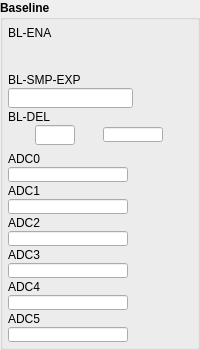
         <widget class="QGroupBox" name="groupBox_7">
          <property name="sizePolicy">
           <sizepolicy hsizetype="Fixed" vsizetype="Fixed">
            <horstretch>0</horstretch>
            <verstretch>0</verstretch>
           </sizepolicy>
          </property>
          <property name="minimumSize">
           <size>
            <width>0</width>
            <height>0</height>
           </size>
          </property>
          <property name="font">
           <font>
            <weight>75</weight>
            <bold>true</bold>
           </font>
          </property>
          <property name="title">
           <string>Baseline</string>
          </property>
          <layout class="QVBoxLayout" name="verticalLayout_9">
           <property name="spacing">
            <number>1</number>
           </property>
           <property name="margin">
            <number>5</number>
           </property>
           <item>
            <widget class="QLabel" name="label_33">
             <property name="sizePolicy">
              <sizepolicy hsizetype="Preferred" vsizetype="Fixed">
               <horstretch>0</horstretch>
               <verstretch>0</verstretch>
              </sizepolicy>
             </property>
             <property name="minimumSize">
              <size>
               <width>0</width>
               <height>15</height>
              </size>
             </property>
             <property name="font">
              <font>
               <weight>50</weight>
               <bold>false</bold>
              </font>
             </property>
             <property name="text">
              <string>BL-ENA</string>
             </property>
             <property name="alignment">
              <set>Qt::AlignLeading|Qt::AlignLeft|Qt::AlignVCenter</set>
             </property>
            </widget>
           </item>
           <item>
            <widget class="caChoice" name="caChoice_1">
             <property name="sizePolicy">
              <sizepolicy hsizetype="Fixed" vsizetype="Fixed">
               <horstretch>0</horstretch>
               <verstretch>0</verstretch>
              </sizepolicy>
             </property>
             <property name="minimumSize">
              <size>
               <width>120</width>
               <height>30</height>
              </size>
             </property>
             <property name="maximumSize">
              <size>
               <width>120</width>
               <height>30</height>
              </size>
             </property>
             <property name="channel" stdset="0">
              <string>$(DEV):BL-ENA</string>
             </property>
             <property name="foreground">
              <color>
               <red>0</red>
               <green>0</green>
               <blue>0</blue>
              </color>
             </property>
             <property name="background">
              <color>
               <red>187</red>
               <green>193</green>
               <blue>135</blue>
              </color>
             </property>
             <property name="colorMode">
              <enum>caChoice::Static</enum>
             </property>
             <property name="endBit">
              <number>1</number>
             </property>
            </widget>
           </item>
           <item>
            <widget class="QLabel" name="label_34">
             <property name="sizePolicy">
              <sizepolicy hsizetype="Preferred" vsizetype="Fixed">
               <horstretch>0</horstretch>
               <verstretch>0</verstretch>
              </sizepolicy>
             </property>
             <property name="minimumSize">
              <size>
               <width>0</width>
               <height>15</height>
              </size>
             </property>
             <property name="font">
              <font>
               <weight>50</weight>
               <bold>false</bold>
              </font>
             </property>
             <property name="text">
              <string>BL-SMP-EXP</string>
             </property>
             <property name="alignment">
              <set>Qt::AlignLeading|Qt::AlignLeft|Qt::AlignVCenter</set>
             </property>
            </widget>
           </item>
           <item>
            <widget class="caTextEntry" name="caTextEntry_1">
             <property name="sizePolicy">
              <sizepolicy hsizetype="Fixed" vsizetype="Fixed">
               <horstretch>0</horstretch>
               <verstretch>0</verstretch>
              </sizepolicy>
             </property>
             <property name="minimumSize">
              <size>
               <width>120</width>
               <height>20</height>
              </size>
             </property>
             <property name="maximumSize">
              <size>
               <width>16777215</width>
               <height>20</height>
              </size>
             </property>
             <property name="alignment">
              <set>Qt::AlignRight|Qt::AlignTrailing|Qt::AlignVCenter</set>
             </property>
             <property name="channel" stdset="0">
              <string>$(DEV):BL-SMP-EXP</string>
             </property>
             <property name="foreground">
              <color>
               <red>0</red>
               <green>0</green>
               <blue>0</blue>
              </color>
             </property>
             <property name="background">
              <color>
               <red>187</red>
               <green>187</green>
               <blue>187</blue>
              </color>
             </property>
             <property name="colorMode">
              <enum>caLineEdit::Static</enum>
             </property>
             <property name="precisionMode">
              <enum>caLineEdit::Channel</enum>
             </property>
             <property name="limitsMode">
              <enum>caLineEdit::Channel</enum>
             </property>
             <property name="maxValue">
              <double>1.000000000000000</double>
             </property>
             <property name="minValue">
              <double>0.000000000000000</double>
             </property>
             <property name="fontScaleMode">
              <enum>caLineEdit::Height</enum>
             </property>
             <property name="formatType">
              <enum>caLineEdit::decimal</enum>
             </property>
            </widget>
           </item>
           <item>
            <widget class="QLabel" name="label_35">
             <property name="sizePolicy">
              <sizepolicy hsizetype="Preferred" vsizetype="Fixed">
               <horstretch>0</horstretch>
               <verstretch>0</verstretch>
              </sizepolicy>
             </property>
             <property name="minimumSize">
              <size>
               <width>0</width>
               <height>15</height>
              </size>
             </property>
             <property name="font">
              <font>
               <weight>50</weight>
               <bold>false</bold>
              </font>
             </property>
             <property name="text">
              <string>BL-DEL</string>
             </property>
             <property name="alignment">
              <set>Qt::AlignLeading|Qt::AlignLeft|Qt::AlignVCenter</set>
             </property>
            </widget>
           </item>
           <item>
            <layout class="QHBoxLayout" name="horizontalLayout_11">
             <property name="leftMargin">
              <number>0</number>
             </property>
             <property name="topMargin">
              <number>0</number>
             </property>
             <item>
              <widget class="caTextEntry" name="caTextEntry_2">
               <property name="sizePolicy">
                <sizepolicy hsizetype="Fixed" vsizetype="Fixed">
                 <horstretch>0</horstretch>
                 <verstretch>0</verstretch>
                </sizepolicy>
               </property>
               <property name="minimumSize">
                <size>
                 <width>40</width>
                 <height>20</height>
                </size>
               </property>
               <property name="maximumSize">
                <size>
                 <width>40</width>
                 <height>20</height>
                </size>
               </property>
               <property name="alignment">
                <set>Qt::AlignRight|Qt::AlignTrailing|Qt::AlignVCenter</set>
               </property>
               <property name="channel" stdset="0">
                <string>$(DEV):BL-DEL</string>
               </property>
               <property name="foreground">
                <color>
                 <red>0</red>
                 <green>0</green>
                 <blue>0</blue>
                </color>
               </property>
               <property name="background">
                <color>
                 <red>187</red>
                 <green>187</green>
                 <blue>187</blue>
                </color>
               </property>
               <property name="colorMode">
                <enum>caLineEdit::Static</enum>
               </property>
               <property name="precisionMode">
                <enum>caLineEdit::Channel</enum>
               </property>
               <property name="limitsMode">
                <enum>caLineEdit::Channel</enum>
               </property>
               <property name="maxValue">
                <double>1.000000000000000</double>
               </property>
               <property name="minValue">
                <double>0.000000000000000</double>
               </property>
               <property name="fontScaleMode">
                <enum>caLineEdit::Height</enum>
               </property>
               <property name="formatType">
                <enum>caLineEdit::decimal</enum>
               </property>
              </widget>
             </item>
             <item>
              <widget class="caLineEdit" name="caLineEdit_12">
               <property name="minimumSize">
                <size>
                 <width>35</width>
                 <height>15</height>
                </size>
               </property>
               <property name="maximumSize">
                <size>
                 <width>60</width>
                 <height>15</height>
                </size>
               </property>
               <property name="alignment">
                <set>Qt::AlignAbsolute|Qt::AlignLeading|Qt::AlignLeft|Qt::AlignVCenter</set>
               </property>
               <property name="channel" stdset="0">
                <string>$(DEV):BL-DEL.EGU</string>
               </property>
               <property name="foreground">
                <color>
                 <red>0</red>
                 <green>0</green>
                 <blue>0</blue>
                </color>
               </property>
               <property name="background">
                <color>
                 <red>187</red>
                 <green>187</green>
                 <blue>187</blue>
                </color>
               </property>
               <property name="colorMode">
                <enum>caLineEdit::Static</enum>
               </property>
               <property name="precisionMode">
                <enum>caLineEdit::Channel</enum>
               </property>
               <property name="limitsMode">
                <enum>caLineEdit::Channel</enum>
               </property>
               <property name="maxValue">
                <double>1.000000000000000</double>
               </property>
               <property name="minValue">
                <double>0.000000000000000</double>
               </property>
               <property name="fontScaleMode">
                <enum>caLineEdit::Height</enum>
               </property>
               <property name="formatType">
                <enum>caLineEdit::decimal</enum>
               </property>
              </widget>
             </item>
            </layout>
           </item>
           <item>
            <spacer name="verticalSpacer_10">
             <property name="orientation">
              <enum>Qt::Vertical</enum>
             </property>
             <property name="sizeType">
              <enum>QSizePolicy::Fixed</enum>
             </property>
             <property name="sizeHint" stdset="0">
              <size>
               <width>120</width>
               <height>5</height>
              </size>
             </property>
            </spacer>
           </item>
           <item>
            <widget class="QLabel" name="label_36">
             <property name="sizePolicy">
              <sizepolicy hsizetype="Preferred" vsizetype="Fixed">
               <horstretch>0</horstretch>
               <verstretch>0</verstretch>
              </sizepolicy>
             </property>
             <property name="minimumSize">
              <size>
               <width>0</width>
               <height>15</height>
              </size>
             </property>
             <property name="font">
              <font>
               <weight>50</weight>
               <bold>false</bold>
              </font>
             </property>
             <property name="text">
              <string>ADC0</string>
             </property>
             <property name="alignment">
              <set>Qt::AlignLeading|Qt::AlignLeft|Qt::AlignVCenter</set>
             </property>
            </widget>
           </item>
           <item>
            <widget class="caLineEdit" name="caLineEdit_0">
             <property name="sizePolicy">
              <sizepolicy hsizetype="Fixed" vsizetype="Fixed">
               <horstretch>0</horstretch>
               <verstretch>0</verstretch>
              </sizepolicy>
             </property>
             <property name="minimumSize">
              <size>
               <width>120</width>
               <height>15</height>
              </size>
             </property>
             <property name="maximumSize">
              <size>
               <width>120</width>
               <height>15</height>
              </size>
             </property>
             <property name="alignment">
              <set>Qt::AlignAbsolute|Qt::AlignRight|Qt::AlignTrailing|Qt::AlignVCenter</set>
             </property>
             <property name="channel" stdset="0">
              <string>$(DEV):ADC0-BL</string>
             </property>
             <property name="foreground">
              <color>
               <red>253</red>
               <green>0</green>
               <blue>0</blue>
              </color>
             </property>
             <property name="background">
              <color>
               <red>187</red>
               <green>187</green>
               <blue>187</blue>
              </color>
             </property>
             <property name="colorMode">
              <enum>caLineEdit::Static</enum>
             </property>
             <property name="precisionMode">
              <enum>caLineEdit::Channel</enum>
             </property>
             <property name="limitsMode">
              <enum>caLineEdit::Channel</enum>
             </property>
             <property name="maxValue">
              <double>1.000000000000000</double>
             </property>
             <property name="minValue">
              <double>0.000000000000000</double>
             </property>
             <property name="fontScaleMode">
              <enum>caLineEdit::WidthAndHeight</enum>
             </property>
             <property name="formatType">
              <enum>caLineEdit::decimal</enum>
             </property>
            </widget>
           </item>
           <item>
            <widget class="QLabel" name="label_37">
             <property name="sizePolicy">
              <sizepolicy hsizetype="Preferred" vsizetype="Fixed">
               <horstretch>0</horstretch>
               <verstretch>0</verstretch>
              </sizepolicy>
             </property>
             <property name="minimumSize">
              <size>
               <width>0</width>
               <height>15</height>
              </size>
             </property>
             <property name="font">
              <font>
               <weight>50</weight>
               <bold>false</bold>
              </font>
             </property>
             <property name="text">
              <string>ADC1</string>
             </property>
             <property name="alignment">
              <set>Qt::AlignLeading|Qt::AlignLeft|Qt::AlignVCenter</set>
             </property>
            </widget>
           </item>
           <item>
            <widget class="caLineEdit" name="caLineEdit_1">
             <property name="sizePolicy">
              <sizepolicy hsizetype="Fixed" vsizetype="Fixed">
               <horstretch>0</horstretch>
               <verstretch>0</verstretch>
              </sizepolicy>
             </property>
             <property name="minimumSize">
              <size>
               <width>120</width>
               <height>15</height>
              </size>
             </property>
             <property name="maximumSize">
              <size>
               <width>120</width>
               <height>15</height>
              </size>
             </property>
             <property name="alignment">
              <set>Qt::AlignAbsolute|Qt::AlignRight|Qt::AlignTrailing|Qt::AlignVCenter</set>
             </property>
             <property name="channel" stdset="0">
              <string>$(DEV):ADC1-BL</string>
             </property>
             <property name="foreground">
              <color>
               <red>160</red>
               <green>18</green>
               <blue>7</blue>
              </color>
             </property>
             <property name="background">
              <color>
               <red>187</red>
               <green>187</green>
               <blue>187</blue>
              </color>
             </property>
             <property name="colorMode">
              <enum>caLineEdit::Static</enum>
             </property>
             <property name="precisionMode">
              <enum>caLineEdit::Channel</enum>
             </property>
             <property name="limitsMode">
              <enum>caLineEdit::Channel</enum>
             </property>
             <property name="maxValue">
              <double>1.000000000000000</double>
             </property>
             <property name="minValue">
              <double>0.000000000000000</double>
             </property>
             <property name="fontScaleMode">
              <enum>caLineEdit::WidthAndHeight</enum>
             </property>
             <property name="formatType">
              <enum>caLineEdit::decimal</enum>
             </property>
            </widget>
           </item>
           <item>
            <widget class="QLabel" name="label_38">
             <property name="sizePolicy">
              <sizepolicy hsizetype="Preferred" vsizetype="Fixed">
               <horstretch>0</horstretch>
               <verstretch>0</verstretch>
              </sizepolicy>
             </property>
             <property name="minimumSize">
              <size>
               <width>0</width>
               <height>15</height>
              </size>
             </property>
             <property name="font">
              <font>
               <weight>50</weight>
               <bold>false</bold>
              </font>
             </property>
             <property name="text">
              <string>ADC2</string>
             </property>
             <property name="alignment">
              <set>Qt::AlignLeading|Qt::AlignLeft|Qt::AlignVCenter</set>
             </property>
            </widget>
           </item>
           <item>
            <widget class="caLineEdit" name="caLineEdit_2">
             <property name="sizePolicy">
              <sizepolicy hsizetype="Fixed" vsizetype="Fixed">
               <horstretch>0</horstretch>
               <verstretch>0</verstretch>
              </sizepolicy>
             </property>
             <property name="minimumSize">
              <size>
               <width>120</width>
               <height>15</height>
              </size>
             </property>
             <property name="maximumSize">
              <size>
               <width>120</width>
               <height>15</height>
              </size>
             </property>
             <property name="alignment">
              <set>Qt::AlignAbsolute|Qt::AlignRight|Qt::AlignTrailing|Qt::AlignVCenter</set>
             </property>
             <property name="channel" stdset="0">
              <string>$(DEV):ADC2-BL</string>
             </property>
             <property name="foreground">
              <color>
               <red>0</red>
               <green>216</green>
               <blue>0</blue>
              </color>
             </property>
             <property name="background">
              <color>
               <red>187</red>
               <green>187</green>
               <blue>187</blue>
              </color>
             </property>
             <property name="colorMode">
              <enum>caLineEdit::Static</enum>
             </property>
             <property name="precisionMode">
              <enum>caLineEdit::Channel</enum>
             </property>
             <property name="limitsMode">
              <enum>caLineEdit::Channel</enum>
             </property>
             <property name="maxValue">
              <double>1.000000000000000</double>
             </property>
             <property name="minValue">
              <double>0.000000000000000</double>
             </property>
             <property name="fontScaleMode">
              <enum>caLineEdit::WidthAndHeight</enum>
             </property>
             <property name="formatType">
              <enum>caLineEdit::decimal</enum>
             </property>
            </widget>
           </item>
           <item>
            <widget class="QLabel" name="label_39">
             <property name="sizePolicy">
              <sizepolicy hsizetype="Preferred" vsizetype="Fixed">
               <horstretch>0</horstretch>
               <verstretch>0</verstretch>
              </sizepolicy>
             </property>
             <property name="minimumSize">
              <size>
               <width>0</width>
               <height>15</height>
              </size>
             </property>
             <property name="font">
              <font>
               <weight>50</weight>
               <bold>false</bold>
              </font>
             </property>
             <property name="text">
              <string>ADC3</string>
             </property>
             <property name="alignment">
              <set>Qt::AlignLeading|Qt::AlignLeft|Qt::AlignVCenter</set>
             </property>
            </widget>
           </item>
           <item>
            <widget class="caLineEdit" name="caLineEdit_3">
             <property name="sizePolicy">
              <sizepolicy hsizetype="Fixed" vsizetype="Fixed">
               <horstretch>0</horstretch>
               <verstretch>0</verstretch>
              </sizepolicy>
             </property>
             <property name="minimumSize">
              <size>
               <width>120</width>
               <height>15</height>
              </size>
             </property>
             <property name="maximumSize">
              <size>
               <width>120</width>
               <height>15</height>
              </size>
             </property>
             <property name="alignment">
              <set>Qt::AlignAbsolute|Qt::AlignRight|Qt::AlignTrailing|Qt::AlignVCenter</set>
             </property>
             <property name="channel" stdset="0">
              <string>$(DEV):ADC3-BL</string>
             </property>
             <property name="foreground">
              <color>
               <red>45</red>
               <green>127</green>
               <blue>0</blue>
              </color>
             </property>
             <property name="background">
              <color>
               <red>187</red>
               <green>187</green>
               <blue>187</blue>
              </color>
             </property>
             <property name="colorMode">
              <enum>caLineEdit::Static</enum>
             </property>
             <property name="precisionMode">
              <enum>caLineEdit::Channel</enum>
             </property>
             <property name="limitsMode">
              <enum>caLineEdit::Channel</enum>
             </property>
             <property name="maxValue">
              <double>1.000000000000000</double>
             </property>
             <property name="minValue">
              <double>0.000000000000000</double>
             </property>
             <property name="fontScaleMode">
              <enum>caLineEdit::WidthAndHeight</enum>
             </property>
             <property name="formatType">
              <enum>caLineEdit::decimal</enum>
             </property>
            </widget>
           </item>
           <item>
            <widget class="QLabel" name="label_40">
             <property name="sizePolicy">
              <sizepolicy hsizetype="Preferred" vsizetype="Fixed">
               <horstretch>0</horstretch>
               <verstretch>0</verstretch>
              </sizepolicy>
             </property>
             <property name="minimumSize">
              <size>
               <width>0</width>
               <height>15</height>
              </size>
             </property>
             <property name="font">
              <font>
               <weight>50</weight>
               <bold>false</bold>
              </font>
             </property>
             <property name="text">
              <string>ADC4</string>
             </property>
             <property name="alignment">
              <set>Qt::AlignLeading|Qt::AlignLeft|Qt::AlignVCenter</set>
             </property>
            </widget>
           </item>
           <item>
            <widget class="caLineEdit" name="caLineEdit_4">
             <property name="sizePolicy">
              <sizepolicy hsizetype="Fixed" vsizetype="Fixed">
               <horstretch>0</horstretch>
               <verstretch>0</verstretch>
              </sizepolicy>
             </property>
             <property name="minimumSize">
              <size>
               <width>120</width>
               <height>15</height>
              </size>
             </property>
             <property name="maximumSize">
              <size>
               <width>120</width>
               <height>15</height>
              </size>
             </property>
             <property name="alignment">
              <set>Qt::AlignAbsolute|Qt::AlignRight|Qt::AlignTrailing|Qt::AlignVCenter</set>
             </property>
             <property name="channel" stdset="0">
              <string>$(DEV):ADC4-BL</string>
             </property>
             <property name="foreground">
              <color>
               <red>153</red>
               <green>255</green>
               <blue>255</blue>
              </color>
             </property>
             <property name="background">
              <color>
               <red>187</red>
               <green>187</green>
               <blue>187</blue>
              </color>
             </property>
             <property name="colorMode">
              <enum>caLineEdit::Static</enum>
             </property>
             <property name="precisionMode">
              <enum>caLineEdit::Channel</enum>
             </property>
             <property name="limitsMode">
              <enum>caLineEdit::Channel</enum>
             </property>
             <property name="maxValue">
              <double>1.000000000000000</double>
             </property>
             <property name="minValue">
              <double>0.000000000000000</double>
             </property>
             <property name="fontScaleMode">
              <enum>caLineEdit::WidthAndHeight</enum>
             </property>
             <property name="formatType">
              <enum>caLineEdit::decimal</enum>
             </property>
            </widget>
           </item>
           <item>
            <widget class="QLabel" name="label_41">
             <property name="sizePolicy">
              <sizepolicy hsizetype="Preferred" vsizetype="Fixed">
               <horstretch>0</horstretch>
               <verstretch>0</verstretch>
              </sizepolicy>
             </property>
             <property name="minimumSize">
              <size>
               <width>0</width>
               <height>15</height>
              </size>
             </property>
             <property name="font">
              <font>
               <weight>50</weight>
               <bold>false</bold>
              </font>
             </property>
             <property name="text">
              <string>ADC5</string>
             </property>
             <property name="alignment">
              <set>Qt::AlignLeading|Qt::AlignLeft|Qt::AlignVCenter</set>
             </property>
            </widget>
           </item>
           <item>
            <widget class="caLineEdit" name="caLineEdit_5">
             <property name="sizePolicy">
              <sizepolicy hsizetype="Fixed" vsizetype="Fixed">
               <horstretch>0</horstretch>
               <verstretch>0</verstretch>
              </sizepolicy>
             </property>
             <property name="minimumSize">
              <size>
               <width>120</width>
               <height>15</height>
              </size>
             </property>
             <property name="maximumSize">
              <size>
               <width>120</width>
               <height>15</height>
              </size>
             </property>
             <property name="alignment">
              <set>Qt::AlignAbsolute|Qt::AlignRight|Qt::AlignTrailing|Qt::AlignVCenter</set>
             </property>
             <property name="channel" stdset="0">
              <string>$(DEV):ADC5-BL</string>
             </property>
             <property name="foreground">
              <color>
               <red>42</red>
               <green>99</green>
               <blue>228</blue>
              </color>
             </property>
             <property name="background">
              <color>
               <red>187</red>
               <green>187</green>
               <blue>187</blue>
              </color>
             </property>
             <property name="colorMode">
              <enum>caLineEdit::Static</enum>
             </property>
             <property name="precisionMode">
              <enum>caLineEdit::Channel</enum>
             </property>
             <property name="limitsMode">
              <enum>caLineEdit::Channel</enum>
             </property>
             <property name="maxValue">
              <double>1.000000000000000</double>
             </property>
             <property name="minValue">
              <double>0.000000000000000</double>
             </property>
             <property name="fontScaleMode">
              <enum>caLineEdit::WidthAndHeight</enum>
             </property>
             <property name="formatType">
              <enum>caLineEdit::decimal</enum>
             </property>
            </widget>
           </item>
          </layout>
         </widget>
